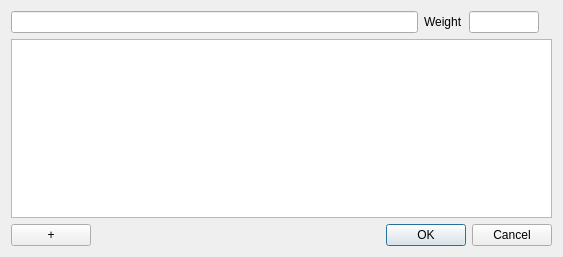
<?xml version="1.0" encoding="UTF-8"?>
<ui version="4.0">
 <class>customBlendDialog</class>
 <widget class="QDialog" name="customBlendDialog">
  <property name="geometry">
   <rect>
    <x>0</x>
    <y>0</y>
    <width>563</width>
    <height>257</height>
   </rect>
  </property>
  <property name="windowTitle">
   <string notr="true">Dialog</string>
  </property>
  <property name="toolTip">
   <string notr="true"/>
  </property>
  <property name="accessibleDescription">
   <string notr="true"/>
  </property>
  <layout class="QVBoxLayout" name="verticalLayout">
   <item>
    <layout class="QHBoxLayout" name="horizontalLayout">
     <item>
      <widget class="QLineEdit" name="lineEdit_name">
       <property name="font">
        <font>
         <bold>true</bold>
        </font>
       </property>
       <property name="toolTip">
        <string notr="true"/>
       </property>
       <property name="accessibleDescription">
        <string notr="true"/>
       </property>
       <property name="inputMask">
        <string notr="true"/>
       </property>
       <property name="text">
        <string notr="true"/>
       </property>
       <property name="placeholderText">
        <string notr="true"/>
       </property>
       <property name="clearButtonEnabled">
        <bool>true</bool>
       </property>
      </widget>
     </item>
     <item>
      <widget class="QLabel" name="label_weight">
       <property name="toolTip">
        <string notr="true"/>
       </property>
       <property name="accessibleDescription">
        <string notr="true"/>
       </property>
       <property name="text">
        <string notr="true">Weight</string>
       </property>
      </widget>
     </item>
     <item>
      <widget class="QLineEdit" name="lineEdit_weight">
       <property name="minimumSize">
        <size>
         <width>70</width>
         <height>0</height>
        </size>
       </property>
       <property name="maximumSize">
        <size>
         <width>70</width>
         <height>16777215</height>
        </size>
       </property>
       <property name="toolTip">
        <string notr="true"/>
       </property>
       <property name="accessibleDescription">
        <string notr="true"/>
       </property>
       <property name="inputMask">
        <string notr="true"/>
       </property>
       <property name="text">
        <string notr="true"/>
       </property>
       <property name="alignment">
        <set>Qt::AlignRight|Qt::AlignTrailing|Qt::AlignVCenter</set>
       </property>
       <property name="placeholderText">
        <string notr="true"/>
       </property>
       <property name="clearButtonEnabled">
        <bool>true</bool>
       </property>
      </widget>
     </item>
     <item>
      <widget class="QLabel" name="label_unit">
       <property name="toolTip">
        <string notr="true"/>
       </property>
       <property name="accessibleDescription">
        <string notr="true"/>
       </property>
       <property name="text">
        <string notr="true"/>
       </property>
      </widget>
     </item>
    </layout>
   </item>
   <item>
    <widget class="QTableWidget" name="tableWidget">
     <property name="toolTip">
      <string notr="true"/>
     </property>
     <property name="accessibleDescription">
      <string notr="true"/>
     </property>
    </widget>
   </item>
   <item>
    <layout class="QHBoxLayout" name="horizontalLayout_3">
     <item>
      <widget class="QPushButton" name="pushButton_add">
       <property name="toolTip">
        <string notr="true"/>
       </property>
       <property name="accessibleDescription">
        <string notr="true"/>
       </property>
       <property name="text">
        <string notr="true">+</string>
       </property>
      </widget>
     </item>
     <item>
      <widget class="QDialogButtonBox" name="buttonBox">
       <property name="toolTip">
        <string notr="true"/>
       </property>
       <property name="accessibleDescription">
        <string notr="true"/>
       </property>
       <property name="orientation">
        <enum>Qt::Horizontal</enum>
       </property>
       <property name="standardButtons">
        <set>QDialogButtonBox::Cancel|QDialogButtonBox::Ok</set>
       </property>
      </widget>
     </item>
    </layout>
   </item>
  </layout>
 </widget>
 <resources/>
 <connections>
  <connection>
   <sender>buttonBox</sender>
   <signal>accepted()</signal>
   <receiver>customBlendDialog</receiver>
   <slot>accept()</slot>
   <hints>
    <hint type="sourcelabel">
     <x>248</x>
     <y>254</y>
    </hint>
    <hint type="destinationlabel">
     <x>157</x>
     <y>274</y>
    </hint>
   </hints>
  </connection>
  <connection>
   <sender>buttonBox</sender>
   <signal>rejected()</signal>
   <receiver>customBlendDialog</receiver>
   <slot>reject()</slot>
   <hints>
    <hint type="sourcelabel">
     <x>316</x>
     <y>260</y>
    </hint>
    <hint type="destinationlabel">
     <x>286</x>
     <y>274</y>
    </hint>
   </hints>
  </connection>
 </connections>
</ui>
